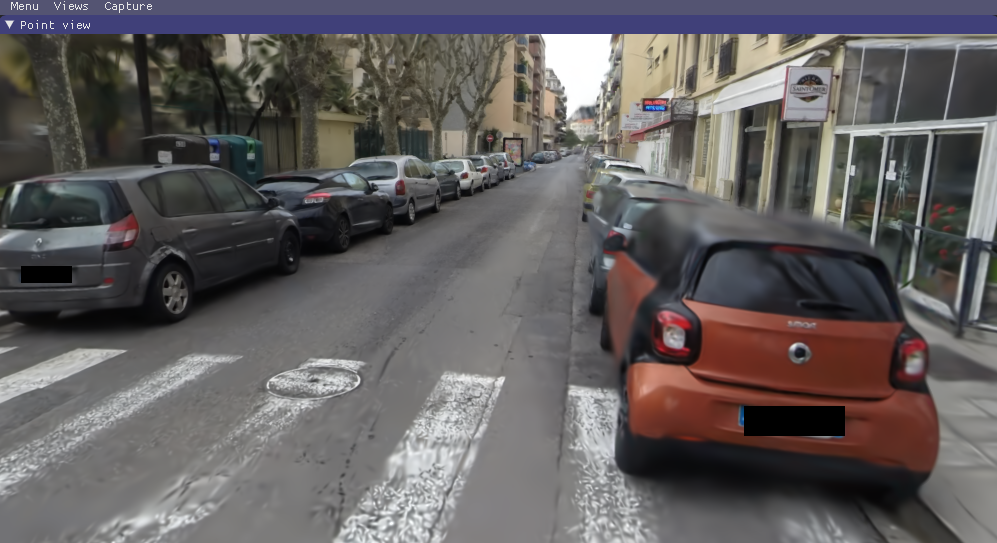
#> input picture assets/better.png, 997 x 543 px
$ python fisheye_mask_pipeline.py --image_dir assets --out_dir out
#> lines starting #> are read from the running program, lines starting #| are printed output that depends on the picture; after the words box and inside, x2 and y2 are one past the last pixel; in counts of white or black regions, pixels touching at a corner belong together
#!/usr/bin/env python3
# -*- coding: utf-8 -*-
"""
从原始鱼眼图像生成：
1) 二值图 (xxx_bin.png)
2) 形态学处理结果 (xxx_morph.png)
3) 最终掩码 (xxx_mask.png)

不需要标定文件，默认用图像中心 + 圆形 FOV 裁掉黑边。
"""

import argparse
from pathlib import Path

import cv2
import numpy as np


def parse_args():
    parser = argparse.ArgumentParser(
        description="Fisheye mask pipeline: binarization + morphology + final mask."
    )
    parser.add_argument(
        "--image_dir", type=str, required=True,
        help="输入原始鱼眼图像文件夹"
    )
    parser.add_argument(
        "--out_dir", type=str, required=True,
        help="输出文件夹（会自动创建）"
    )
    parser.add_argument(
        "--radius_scale", type=float, default=0.98,
        help="圆形 FOV 半径缩放系数，默认 0.98（越小圆越小）"
    )
    parser.add_argument(
        "--binary_thresh", type=int, default=-1,
        help="二值化阈值；<0 使用 OTSU 自动阈值，>=0 使用固定阈值"
    )
    parser.add_argument(
        "--morph_ksize", type=int, default=5,
        help="形态学核大小（奇数），默认 5"
    )
    parser.add_argument(
        "--morph_iter", type=int, default=1,
        help="形态学迭代次数，默认 1"
    )
    parser.add_argument(
        "--erode_final", type=int, default=0,
        help="对最终掩码额外腐蚀的像素数（>0 会再缩一点边缘）"
    )
    return parser.parse_args()


def generate_circle_fov(h, w, radius_scale=0.98):
    """
    以图像中心为圆心，min(h,w)/2 * radius_scale 为半径，生成圆形 FOV 掩码（0/255）。
    """
    cx = w / 2.0
    cy = h / 2.0
    r = min(cx, cy) * radius_scale

    yy, xx = np.meshgrid(
        np.arange(h, dtype=np.float32),
        np.arange(w, dtype=np.float32),
        indexing="ij"
    )

    dist2 = (xx - cx) ** 2 + (yy - cy) ** 2
    mask = np.zeros((h, w), dtype=np.uint8)
    mask[dist2 <= r * r] = 255
    return mask


def binarize_from_image(img_gray, thresh=-1):
    """
    从灰度图做二值化：
    - thresh < 0: 使用 OTSU 自动阈值
    - thresh >=0: 使用固定阈值
    """
    if thresh < 0:
        # OTSU 自动阈值
        _, binary = cv2.threshold(
            img_gray, 0, 255,
            cv2.THRESH_BINARY + cv2.THRESH_OTSU
        )
    else:
        _, binary = cv2.threshold(
            img_gray, thresh, 255,
            cv2.THRESH_BINARY
        )
    return binary


def morphology_refine(binary, ksize=5, iterations=1):
    """
    对二值图 binary 做形态学处理：
    1) 开运算（去小噪点）
    2) 闭运算（填小洞）
    """
    if ksize < 1:
        return binary

    if ksize % 2 == 0:
        ksize += 1  # 保证是奇数

    kernel = cv2.getStructuringElement(cv2.MORPH_ELLIPSE, (ksize, ksize))

    opened = cv2.morphologyEx(
        binary, cv2.MORPH_OPEN, kernel, iterations=iterations
    )
    closed = cv2.morphologyEx(
        opened, cv2.MORPH_CLOSE, kernel, iterations=iterations
    )

    return closed


def extra_erode(mask, erode_pixels):
    """
    对最终掩码再腐蚀 erode_pixels 像素，进一步缩一圈边缘（可选）。
    """
    if erode_pixels <= 0:
        return mask

    ksize = 2 * erode_pixels + 1
    kernel = cv2.getStructuringElement(
        cv2.MORPH_ELLIPSE, (ksize, ksize)
    )
    eroded = cv2.erode(mask, kernel, iterations=1)
    return eroded


def main():
    args = parse_args()

    image_dir = Path(args.image_dir)
    out_dir = Path(args.out_dir)
    out_dir.mkdir(parents=True, exist_ok=True)

    print(f"[INFO] image_dir = {image_dir}")
    print(f"[INFO] out_dir   = {out_dir}")

    image_paths = sorted(
        [p for p in image_dir.iterdir()
         if p.suffix.lower() in [".jpg", ".jpeg", ".png", ".bmp", ".tif", ".tiff"]]
    )
    print(f"[INFO] Found {len(image_paths)} images.")

    if not image_paths:
        print(f"[WARN] No images found in {image_dir}")
        return

    for p in image_paths:
        print(f"[INFO] Processing: {p.name}")
        img = cv2.imread(str(p), cv2.IMREAD_COLOR)
#> img is the input picture: shape (543, 997, 3); mean B, G, R 95.2, 94.7, 98.9
        if img is None:
            print(f"[WARN] Failed to read image: {p}")
            continue

        h, w = img.shape[:2]
#> h = 543; w = 997

        # 1) 灰度
        gray = cv2.cvtColor(img, cv2.COLOR_BGR2GRAY)
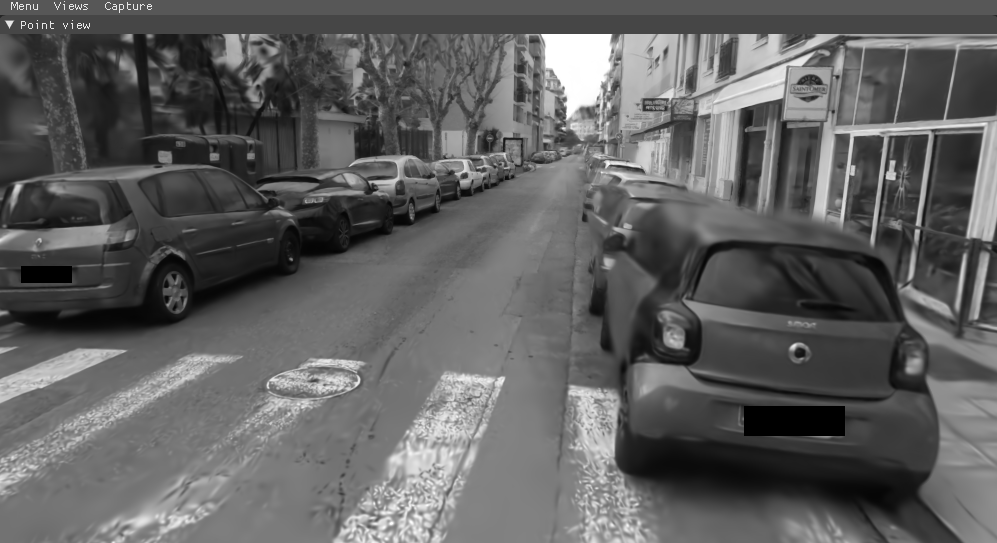
#> gray: shape (543, 997); min 0, max 255, mean 96

        # 2) 二值化
        binary = binarize_from_image(gray, thresh=args.binary_thresh)
#> in binarize_from_image, `_, binary = cv2.threshold( img_gray, 0, 255, cv2.THRESH_BINARY + cv2.T..`:
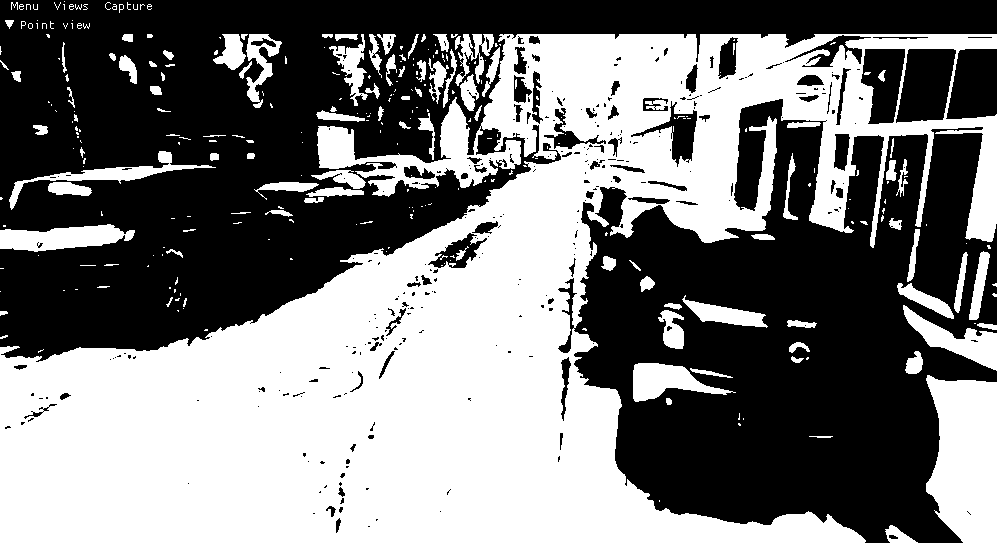
#> binary: shape (543, 997); 47.8% white; 305 white regions (204 under 20 px), largest, box (x1, y1, x2, y2) and area: (0, 34, 997, 543) 222799, (926, 375, 997, 543) 9706, (0, 224, 135, 252) 2454

        # 3) 形态学处理
        morph = morphology_refine(
            binary,
            ksize=args.morph_ksize,
            iterations=args.morph_iter
        )
#> in morphology_refine, `opened = cv2.morphologyEx( binary, cv2.MORPH_OPEN, kernel, iterations=..`:
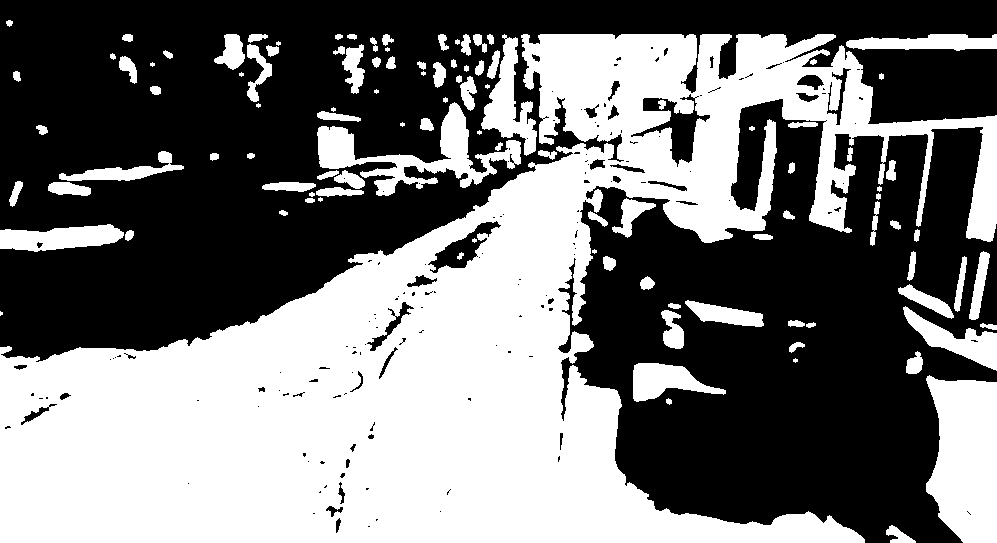
#> opened: shape (543, 997); 46.1% white; 109 white regions (16 under 20 px), largest, box (x1, y1, x2, y2) and area: (0, 34, 997, 543) 207369, (926, 375, 997, 543) 9695, (317, 102, 521, 196) 5635
#> in morphology_refine, `closed = cv2.morphologyEx( opened, cv2.MORPH_CLOSE, kernel, iterations..`:
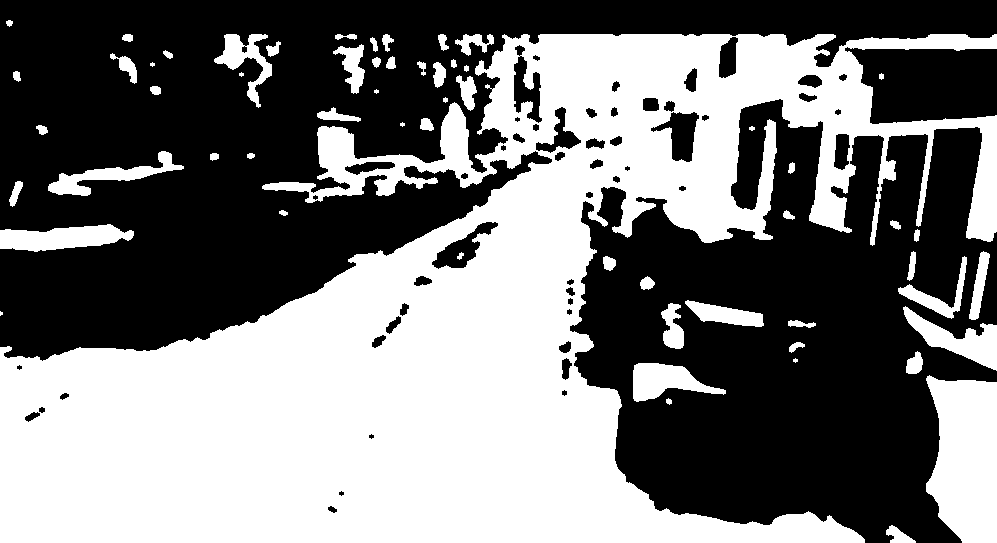
#> closed: shape (543, 997); 46.9% white; 60 white regions (6 under 20 px), largest, box (x1, y1, x2, y2) and area: (0, 34, 997, 543) 225187, (926, 375, 997, 543) 9703, (0, 224, 134, 252) 2463

        # 4) 圆形 FOV 掩码
        fov_mask = generate_circle_fov(h, w, radius_scale=args.radius_scale)

        # 5) 最终掩码 = 形态学结果 ∧ FOV
        final_mask = cv2.bitwise_and(morph, fov_mask)
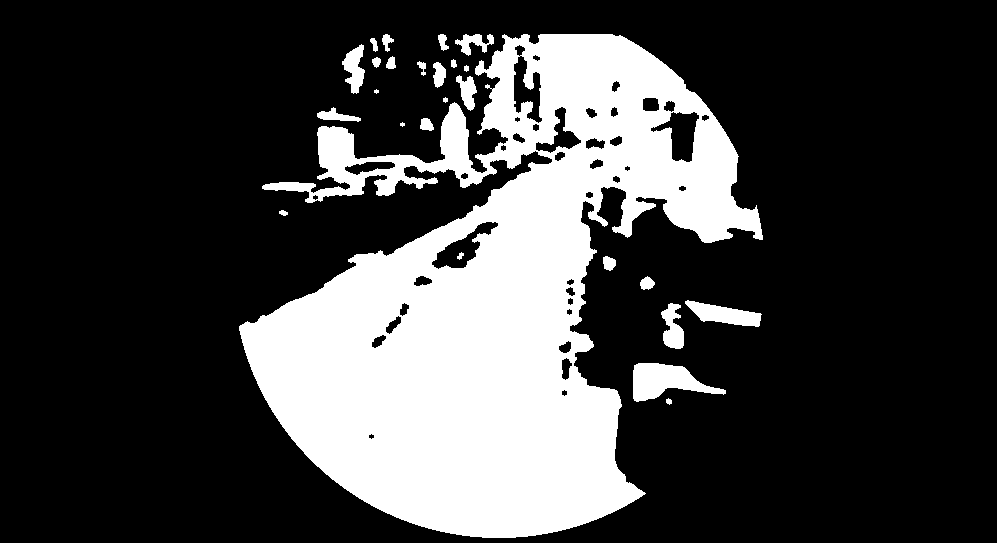
#> final_mask: shape (543, 997); 25.2% white; 26 white regions (2 under 20 px), largest, box (x1, y1, x2, y2) and area: (239, 34, 763, 538) 129550, (633, 363, 726, 402) 1979, (685, 300, 762, 327) 1094

        # 6) （可选）再腐蚀一圈，避免边缘伪影
        final_mask = extra_erode(final_mask, args.erode_final)

        # --- 保存中间结果与最终掩码 ---
        bin_out = out_dir / f"{p.stem}_bin.png"
        morph_out = out_dir / f"{p.stem}_morph.png"
        final_out = out_dir / f"{p.stem}_mask.png"

        cv2.imwrite(str(bin_out), binary)
        cv2.imwrite(str(morph_out), morph)
        cv2.imwrite(str(final_out), final_mask)

        print(f"[OK] Saved: {bin_out.name}, {morph_out.name}, {final_out.name}")
#> pass 2 of the loop in main, `for p in image_paths:`:
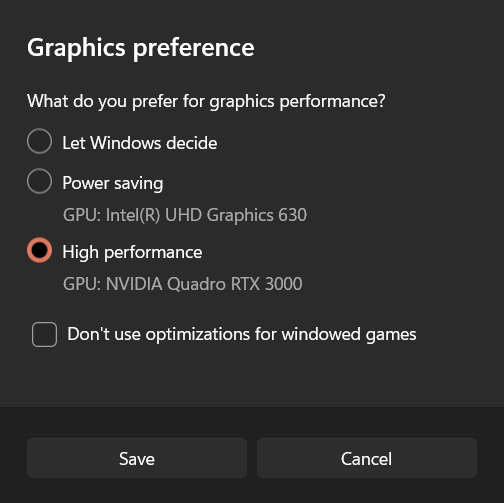
#> input picture assets/select.png, 504 x 503 px
#> in main, img is the input picture: shape (503, 504, 3); mean B, G, R 48.2, 48.2, 48.3
#> gray: shape (503, 504)
#> in binarize_from_image (call 2), `_, binary = cv2.threshold( img_gray, 0, 255, cv2.THRESH_BINARY + cv2.T..`:
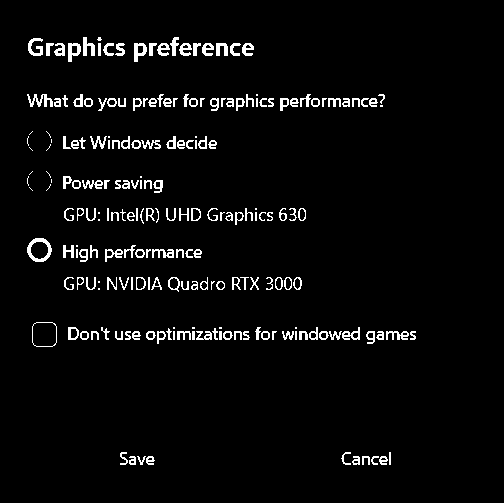
#> binary: shape (503, 504); 3.9% white in thin lines or dots, all inside (x1, y1, x2, y2) = (27, 37, 416, 465)
#> in morphology_refine (call 2), `opened = cv2.morphologyEx( binary, cv2.MORPH_OPEN, kernel, iterations=..`:
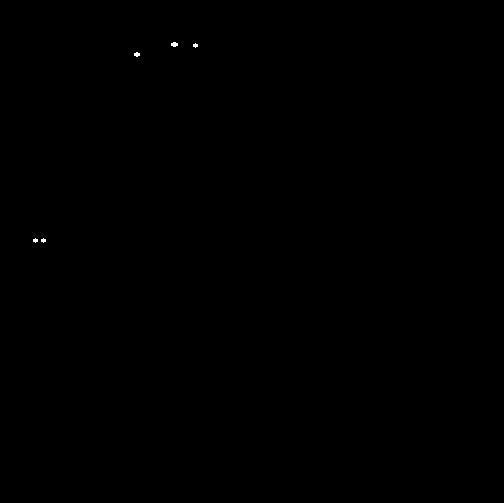
#> opened: shape (503, 504); 0.04% white; 5 white regions (3 under 20 px), largest, box (x1, y1, x2, y2) and area: (171, 42, 178, 47) 27, (134, 52, 140, 57) 22
#> closed: shape (503, 504); 0.04% white; 4 white regions (1 under 20 px), largest, box (x1, y1, x2, y2) and area: (33, 238, 46, 243) 37, (171, 42, 178, 47) 27, (134, 52, 140, 57) 22

    print("[INFO] Done.")


if __name__ == "__main__":
    main()
